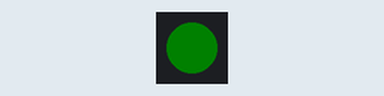
Bench run of a sketch on a simulated ESP32-S3. Shown: 1 RGB LEDs in strip order, left to right. Dim RGB values are drawn brighter than linear.

Above: at 1.0 s.
At 3.0 s:
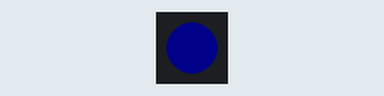
At 5.0 s:
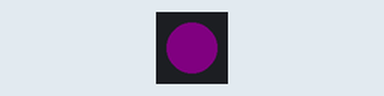
Timing chart, 0 to 10.4 s (numbered marks = the images above):
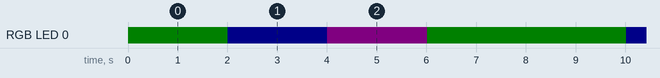

Measured:
- by itself, RGB LED 0: repeats every 8.0 s: RGB(0, 0, 10) 2.0 s, RGB(5, 0, 5) 2.0 s, RGB(0, 5, 0) 4.0 s
- by itself, everything shown: repeats every 8.0 s, in 3 steps

The sketch:

05_01_Toggle_LED_Example.ino
```cpp
// (licence header left out)
#include <Arduino.h>
#include <Ws2812b_led.h>
ws2812b_led led;
void setup() {
    led.init();
}

// long _stage_millis=0;
static CRGB xledColor;

void loop() {
    // put your main code here, to run repeatedly:
    // if(millis()-_stage_millis>2000){

    // }
    delay(2000);
    xledColor = CRGB::Blue;
    xQueueSend(queueHandleIdWsLed, &xledColor, 0);
    delay(2000);
    xledColor = CRGB::Purple;
    xQueueSend(queueHandleIdWsLed, &xledColor, 0);
    delay(2000);
    xledColor = CRGB::Green;
    xQueueSend(queueHandleIdWsLed, &xledColor, 0);

    delay(2000);
}
```

IIOT_V4_Pinout.h
```cpp
/************************************
 * @brief pinouts - IIOT_V4
*************************************/

/**
 * @brief Ethernet connection
 */
#define PIN_ETH_CS 15
#define PIN_ETH_SCLK 10
#define PIN_ETH_MISO 11
#define PIN_ETH_MOSI 12
#define PIN_ETH_INT  13
#define PIN_ETH_RST  14


/*******
 * RS485 pinouts
 *******/

#define PIN_RS485_1_RX 5
#define PIN_RS485_1_TX 6
#define PIN_RS485_1_RTS 7

#define PIN_RS485_2_RX 40
#define PIN_RS485_2_TX 41
#define PIN_RS485_2_RTS 42

#define PIN_WS2812B 38


#define PIN_SD_CARD_CLK  10
#define PIN_SD_CARD_MISO 11
#define PIN_SD_CARD_MOSI 12
#define PIN_SD_CARD_CS 36


#define PIN_I2C_SDA 1
#define PIN_I2C_SCL 2


/**
 * @brief 4G Module
 *
 */

// #define PIN_GSM_STATUS          //NOT CONNECTED
#define PIN_GSM_PWR_KEY 21
#define PIN_SIM_RX      17
#define PIN_SIM_TX      18


// For fast led
#define PIN_LED_WS2812_DATA 38

#define PIN_BUTTON_ON_BOARD 4

#define PIN_BUZZER 16
```

Ws2812b_led.h
```cpp
#pragma once

#include <FastLED.h>
#include <IIOT_V4_Pinout.h>
#define NUM_LEDS 1
// Define the array of leds
xQueueHandle queueHandleIdWsLed;

// extern CRGB leds[NUM_LEDS];
#define STATUS_LED (leds[0])
#define NETWORK_LED (leds[1])
class ws2812b_led {
   private:
    /* data */
    // CRGB STATUS_LED =(leds[0]);
    // CRGB NETWORK_LED =(leds[0]);

   public:
    ws2812b_led(/* args */);
    ~ws2812b_led();
    void init();
    // void thread();
};

ws2812b_led::ws2812b_led(/* args */) {
}

ws2812b_led::~ws2812b_led() {
}

void wsledTask(void* pvParameters) {
    CRGB leds[NUM_LEDS];
    FastLED.addLeds<WS2812B, PIN_LED_WS2812_DATA, GRB>(leds, NUM_LEDS);  // GRB ordering is typical
    FastLED.setBrightness(10);
    STATUS_LED = CRGB::Green;
    FastLED.show();
    static CRGB ledColor;
    TaskHandle_t taskHandle = xTaskGetCurrentTaskHandle();
    long _millis_last = millis();
    while (1) {
        /* code */
        if (xQueueReceive(queueHandleIdWsLed, &ledColor, 0) == pdPASS) {
            STATUS_LED = ledColor;
        }
        if (millis() - _millis_last > 2000) {
            // query the remaining free memory in the reserved area,
            //  The smaller the returned number the closer the task has come to overflowing its stack.
            log_v("TASK: %s : %d ", pcTaskGetName(taskHandle), uxTaskGetStackHighWaterMark(taskHandle));
            _millis_last = millis();
        }
        FastLED.show();
        delay(100);
    }
}


void ws2812b_led::init() {
    //    const uint8_t _p = _pinNumber;
    queueHandleIdWsLed = xQueueCreate(1, sizeof(CRGB));
    xTaskCreate(
        wsledTask,
        "wsledTask",  // A name just for humans
        1024*3,         // The stack size
        NULL,         // Task parameter
        1,            // Priority
        NULL          // Task handle is not used here - simply pass NULL
    );

    //   STATUS_LED = CRGB::Red;   // App not started
    //   NETWORK_LED = CRGB::Red;  // Network not connected
}
```
